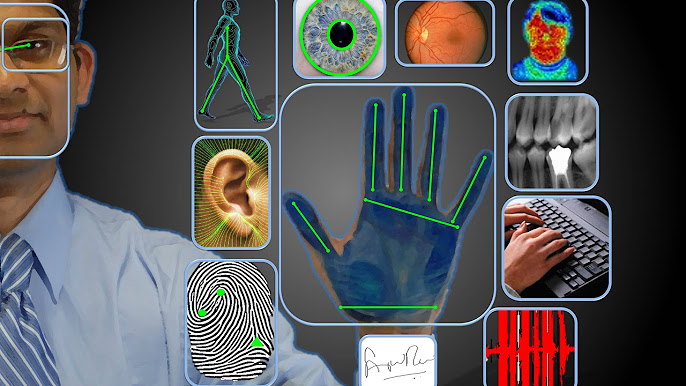
#> input picture raw_imgs/hq.jpg, 686 x 386 px
$ python skimg_conv.py
#> lines starting #> are read from the running program, lines starting #| are printed output that depends on the picture
from skimage import io
from skimage import restoration #convolution
from matplotlib import pyplot as plt
import numpy as np
import scipy.stats as st


img = io.imread('../../raw_imgs/hq.jpg' ,as_gray = True)
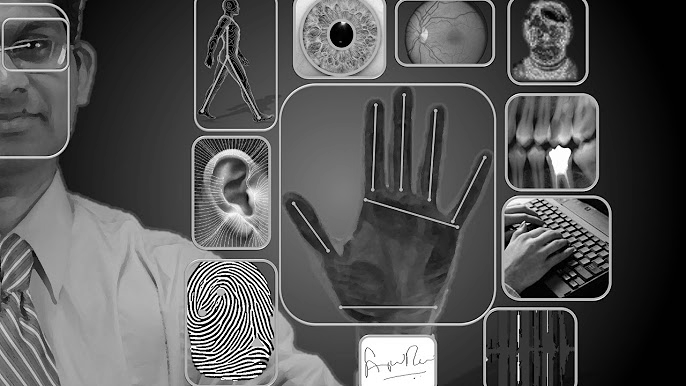
#> img: shape (386, 686) float64; min 0, max 1, mean 0.339

#psf = np.ones((3 ,3)) / 9

def gkern(kernlen=21, nsig=2):  # Returns a 2D Gaussian kernel.
    lim = kernlen / 2 + (kernlen % 2) / 2
    x = np.linspace(-lim, lim, kernlen + 1)
    kern1d = np.diff(st.norm.cdf(x))
    kern2d = np.outer(kern1d, kern1d)
    return kern2d / kern2d.sum()

psf = gkern(5, 3)  # Kernel length and sigma
print(psf)


deconvolved, _ = restoration.unsupervised_wiener(img ,psf)
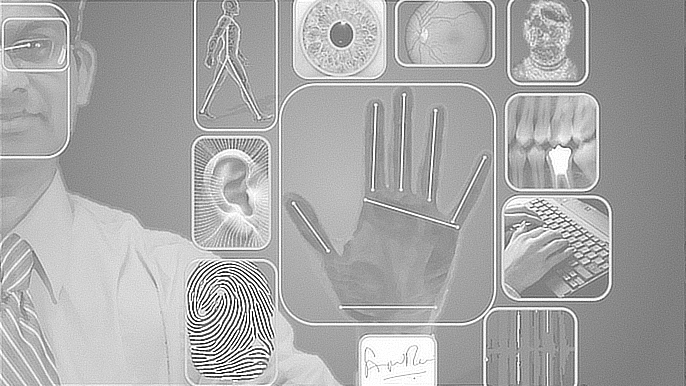
#> deconvolved: shape (386, 686) float64; min -1, max 1, mean 0.329; drawn with min black and max white

plt.imsave('../../gen_imgs/deconvolved2.jpg' ,deconvolved ,cmap = ('gray'))

plt.imshow(deconvolved)

plt.show()
